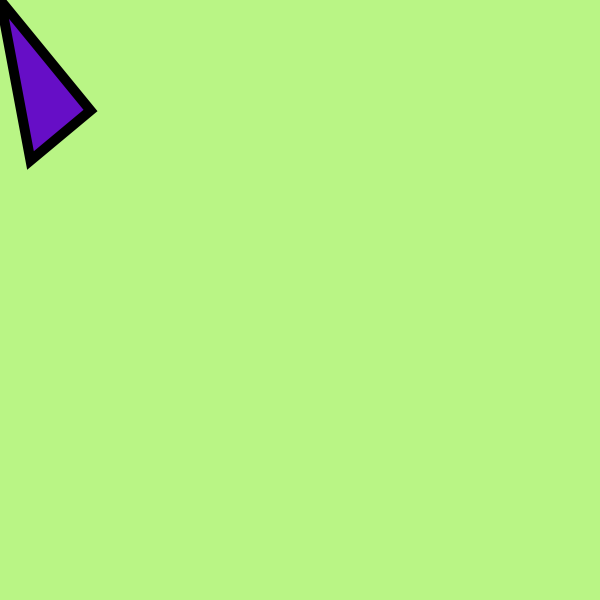
Frame 1 (no input)
Frame 60 (the mouse pressed at the canvas centre just before this capture): identical to frame 1, image omitted
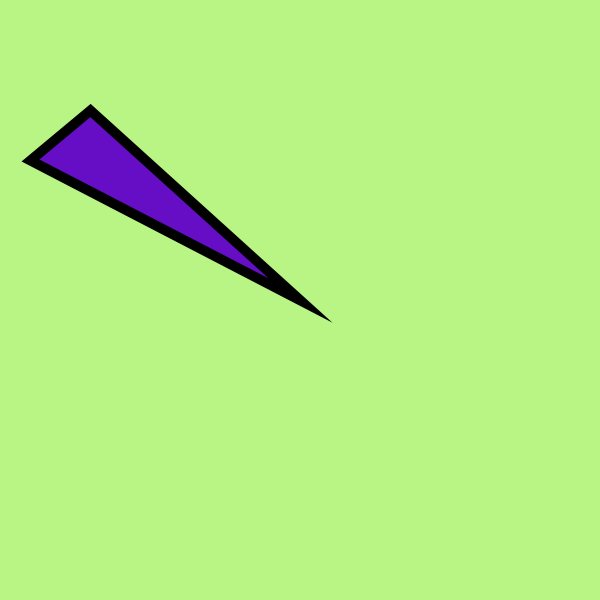
Frame 120 (the mouse held since frame 60 and released just before this capture)

The Processing sketch that drew these frames (run headless with seeded random() and noise(); from frame 60 on, the mouse is pressed at the canvas centre):

// Processing sketch: processing_35454
// ── processing_35454.pde

void setup() {
size (600, 600);
background (84, 97, 237);
frameRate (15);
fill (102, 14, 198);
stroke (0, 0, 0);
strokeWeight (10);
}
void draw() {
background(185, 245, 133);
triangle (mouseX, mouseY, 90, 110, 30, 160);
}
